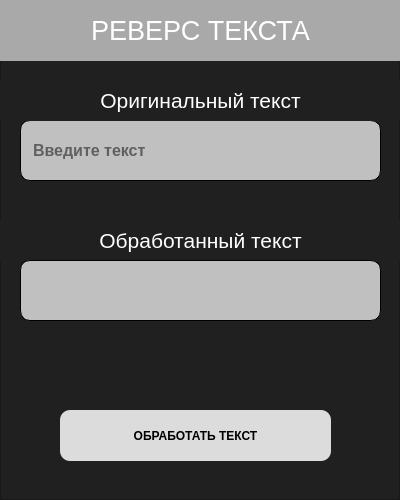
<?xml version="1.0" encoding="UTF-8"?>
<ui version="4.0">
 <class>MainWindow</class>
 <widget class="QMainWindow" name="MainWindow">
  <property name="enabled">
   <bool>true</bool>
  </property>
  <property name="geometry">
   <rect>
    <x>0</x>
    <y>0</y>
    <width>400</width>
    <height>500</height>
   </rect>
  </property>
  <property name="minimumSize">
   <size>
    <width>400</width>
    <height>500</height>
   </size>
  </property>
  <property name="maximumSize">
   <size>
    <width>400</width>
    <height>500</height>
   </size>
  </property>
  <property name="windowTitle">
   <string>Реверс текста</string>
  </property>
  <property name="styleSheet">
   <string notr="true"/>
  </property>
  <widget class="QWidget" name="centralwidget">
   <widget class="QFrame" name="frame">
    <property name="geometry">
     <rect>
      <x>0</x>
      <y>0</y>
      <width>400</width>
      <height>500</height>
     </rect>
    </property>
    <property name="minimumSize">
     <size>
      <width>400</width>
      <height>500</height>
     </size>
    </property>
    <property name="maximumSize">
     <size>
      <width>400</width>
      <height>500</height>
     </size>
    </property>
    <property name="styleSheet">
     <string notr="true">background-color: #202020;</string>
    </property>
    <property name="frameShape">
     <enum>QFrame::StyledPanel</enum>
    </property>
    <property name="frameShadow">
     <enum>QFrame::Raised</enum>
    </property>
    <widget class="QLineEdit" name="lineEditSourceText">
     <property name="geometry">
      <rect>
       <x>20</x>
       <y>120</y>
       <width>361</width>
       <height>61</height>
      </rect>
     </property>
     <property name="styleSheet">
      <string notr="true">background-color: #C0C0C0;
font-size: 16px;
border-radius: 10px;
border: 1px solid black;
padding: 10px;
color: black;
font-weight: bold;</string>
     </property>
     <property name="placeholderText">
      <string>Введите текст</string>
     </property>
    </widget>
    <widget class="QPushButton" name="btnReverseText">
     <property name="geometry">
      <rect>
       <x>60</x>
       <y>410</y>
       <width>271</width>
       <height>51</height>
      </rect>
     </property>
     <property name="font">
      <font>
       <weight>75</weight>
       <bold>true</bold>
      </font>
     </property>
     <property name="styleSheet">
      <string notr="true">border-radius: 10px;
color: black;
background-color: #DCDCDC;
font-weight: bold;</string>
     </property>
     <property name="text">
      <string>ОБРАБОТАТЬ ТЕКСТ</string>
     </property>
    </widget>
    <widget class="QLabel" name="label">
     <property name="geometry">
      <rect>
       <x>0</x>
       <y>0</y>
       <width>401</width>
       <height>61</height>
      </rect>
     </property>
     <property name="font">
      <font>
       <pointsize>20</pointsize>
      </font>
     </property>
     <property name="styleSheet">
      <string notr="true">color: #ffffff;
background-color: #A9A9A9;</string>
     </property>
     <property name="text">
      <string>РЕВЕРС ТЕКСТА</string>
     </property>
     <property name="alignment">
      <set>Qt::AlignCenter</set>
     </property>
    </widget>
    <widget class="QLabel" name="label_2">
     <property name="geometry">
      <rect>
       <x>0</x>
       <y>80</y>
       <width>401</width>
       <height>41</height>
      </rect>
     </property>
     <property name="font">
      <font>
       <pointsize>16</pointsize>
      </font>
     </property>
     <property name="styleSheet">
      <string notr="true">color: #ffffff;</string>
     </property>
     <property name="text">
      <string>Оригинальный текст</string>
     </property>
     <property name="alignment">
      <set>Qt::AlignCenter</set>
     </property>
    </widget>
    <widget class="QLabel" name="label_3">
     <property name="geometry">
      <rect>
       <x>0</x>
       <y>220</y>
       <width>401</width>
       <height>41</height>
      </rect>
     </property>
     <property name="font">
      <font>
       <pointsize>16</pointsize>
      </font>
     </property>
     <property name="styleSheet">
      <string notr="true">color: #ffffff;</string>
     </property>
     <property name="text">
      <string>Обработанный текст</string>
     </property>
     <property name="alignment">
      <set>Qt::AlignCenter</set>
     </property>
    </widget>
    <widget class="QLineEdit" name="lineEditReverseText">
     <property name="geometry">
      <rect>
       <x>20</x>
       <y>260</y>
       <width>361</width>
       <height>61</height>
      </rect>
     </property>
     <property name="styleSheet">
      <string notr="true">background-color: #C0C0C0;
font-size: 16px;
border-radius: 10px;
border: 1px solid black;
padding: 10px;
color: black;
font-weight: bold;</string>
     </property>
     <property name="readOnly">
      <bool>true</bool>
     </property>
     <property name="placeholderText">
      <string/>
     </property>
    </widget>
   </widget>
  </widget>
 </widget>
 <resources/>
 <connections/>
</ui>
